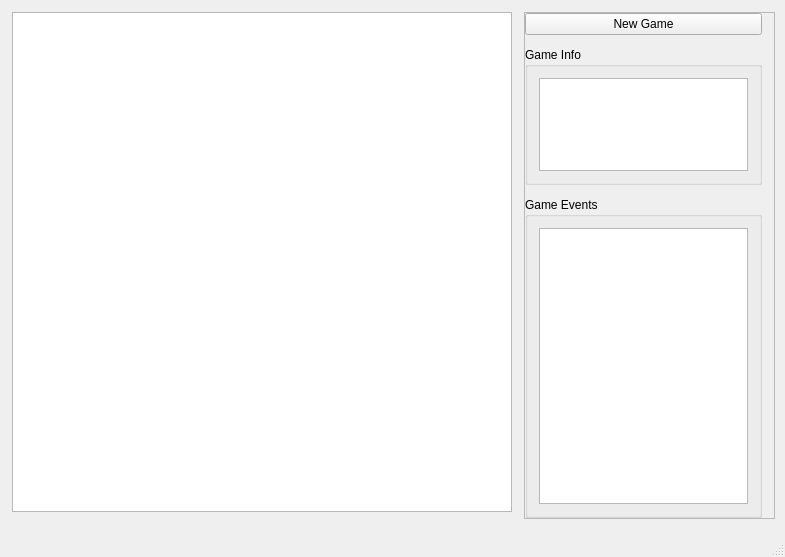
<?xml version="1.0" encoding="UTF-8"?>
<ui version="4.0">
 <class>MainWindow</class>
 <widget class="QMainWindow" name="MainWindow">
  <property name="geometry">
   <rect>
    <x>0</x>
    <y>0</y>
    <width>785</width>
    <height>557</height>
   </rect>
  </property>
  <property name="sizePolicy">
   <sizepolicy hsizetype="Maximum" vsizetype="Maximum">
    <horstretch>0</horstretch>
    <verstretch>0</verstretch>
   </sizepolicy>
  </property>
  <property name="maximumSize">
   <size>
    <width>16777215</width>
    <height>16777215</height>
   </size>
  </property>
  <property name="windowTitle">
   <string>Othello</string>
  </property>
  <widget class="QWidget" name="centralWidget">
   <property name="sizePolicy">
    <sizepolicy hsizetype="Fixed" vsizetype="Fixed">
     <horstretch>0</horstretch>
     <verstretch>0</verstretch>
    </sizepolicy>
   </property>
   <widget class="QFrame" name="frame_2">
    <property name="geometry">
     <rect>
      <x>524</x>
      <y>12</y>
      <width>251</width>
      <height>507</height>
     </rect>
    </property>
    <property name="sizePolicy">
     <sizepolicy hsizetype="Preferred" vsizetype="Preferred">
      <horstretch>2</horstretch>
      <verstretch>0</verstretch>
     </sizepolicy>
    </property>
    <property name="frameShape">
     <enum>QFrame::StyledPanel</enum>
    </property>
    <property name="frameShadow">
     <enum>QFrame::Raised</enum>
    </property>
    <layout class="QVBoxLayout" name="verticalLayout_2" stretch="0,0,0">
     <property name="spacing">
      <number>12</number>
     </property>
     <property name="sizeConstraint">
      <enum>QLayout::SetNoConstraint</enum>
     </property>
     <property name="leftMargin">
      <number>0</number>
     </property>
     <property name="topMargin">
      <number>0</number>
     </property>
     <property name="rightMargin">
      <number>12</number>
     </property>
     <property name="bottomMargin">
      <number>0</number>
     </property>
     <item>
      <widget class="QPushButton" name="pushButtonNewGame">
       <property name="text">
        <string>New Game</string>
       </property>
      </widget>
     </item>
     <item>
      <widget class="QGroupBox" name="groupBox_2">
       <property name="sizePolicy">
        <sizepolicy hsizetype="Preferred" vsizetype="Preferred">
         <horstretch>0</horstretch>
         <verstretch>3</verstretch>
        </sizepolicy>
       </property>
       <property name="title">
        <string>Game Info</string>
       </property>
       <layout class="QVBoxLayout" name="verticalLayout_3">
        <item>
         <widget class="QTextEdit" name="textEditInfo"/>
        </item>
       </layout>
      </widget>
     </item>
     <item>
      <widget class="QGroupBox" name="groupBox">
       <property name="sizePolicy">
        <sizepolicy hsizetype="Preferred" vsizetype="Preferred">
         <horstretch>0</horstretch>
         <verstretch>7</verstretch>
        </sizepolicy>
       </property>
       <property name="title">
        <string>Game Events</string>
       </property>
       <layout class="QVBoxLayout" name="verticalLayout">
        <item>
         <widget class="QTextEdit" name="textEditEvents"/>
        </item>
       </layout>
      </widget>
     </item>
    </layout>
   </widget>
   <widget class="QGraphicsView" name="graphicsViewBoard">
    <property name="geometry">
     <rect>
      <x>12</x>
      <y>12</y>
      <width>500</width>
      <height>500</height>
     </rect>
    </property>
    <property name="sizePolicy">
     <sizepolicy hsizetype="Maximum" vsizetype="Maximum">
      <horstretch>0</horstretch>
      <verstretch>0</verstretch>
     </sizepolicy>
    </property>
    <property name="maximumSize">
     <size>
      <width>1000</width>
      <height>1000</height>
     </size>
    </property>
    <property name="verticalScrollBarPolicy">
     <enum>Qt::ScrollBarAlwaysOff</enum>
    </property>
    <property name="horizontalScrollBarPolicy">
     <enum>Qt::ScrollBarAlwaysOff</enum>
    </property>
   </widget>
  </widget>
  <widget class="QMenuBar" name="menuBar">
   <property name="geometry">
    <rect>
     <x>0</x>
     <y>0</y>
     <width>785</width>
     <height>22</height>
    </rect>
   </property>
  </widget>
  <widget class="QStatusBar" name="statusBar"/>
 </widget>
 <layoutdefault spacing="6" margin="11"/>
 <resources/>
 <connections/>
</ui>
